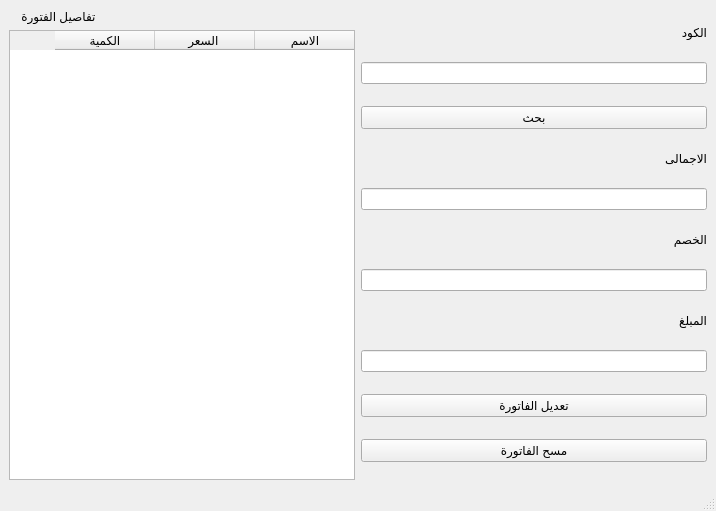
<?xml version="1.0" encoding="UTF-8"?>
<ui version="4.0">
 <class>MainWindow</class>
 <widget class="QMainWindow" name="MainWindow">
  <property name="geometry">
   <rect>
    <x>0</x>
    <y>0</y>
    <width>716</width>
    <height>511</height>
   </rect>
  </property>
  <property name="windowTitle">
   <string>MainWindow</string>
  </property>
  <widget class="QWidget" name="centralwidget">
   <layout class="QHBoxLayout" name="horizontalLayout">
    <item>
     <layout class="QVBoxLayout" name="verticalLayout">
      <item>
       <widget class="QLabel" name="label">
        <property name="text">
         <string>                                                                              تفاصيل الفتورة</string>
        </property>
       </widget>
      </item>
      <item>
       <widget class="QTableWidget" name="tableWidget">
        <property name="layoutDirection">
         <enum>Qt::RightToLeft</enum>
        </property>
        <column>
         <property name="text">
          <string>الاسم</string>
         </property>
        </column>
        <column>
         <property name="text">
          <string>السعر </string>
         </property>
        </column>
        <column>
         <property name="text">
          <string>الكمية</string>
         </property>
        </column>
       </widget>
      </item>
     </layout>
    </item>
    <item>
     <layout class="QVBoxLayout" name="verticalLayout_2">
      <item>
       <widget class="QLabel" name="label_2">
        <property name="sizePolicy">
         <sizepolicy hsizetype="Expanding" vsizetype="Fixed">
          <horstretch>0</horstretch>
          <verstretch>0</verstretch>
         </sizepolicy>
        </property>
        <property name="text">
         <string>الكود</string>
        </property>
       </widget>
      </item>
      <item>
       <widget class="QLineEdit" name="lineEdit_id"/>
      </item>
      <item>
       <widget class="QPushButton" name="pushButton_search">
        <property name="text">
         <string>بحث</string>
        </property>
       </widget>
      </item>
      <item>
       <widget class="QLabel" name="label_3">
        <property name="sizePolicy">
         <sizepolicy hsizetype="Preferred" vsizetype="Fixed">
          <horstretch>0</horstretch>
          <verstretch>0</verstretch>
         </sizepolicy>
        </property>
        <property name="text">
         <string>الاجمالى</string>
        </property>
       </widget>
      </item>
      <item>
       <widget class="QLineEdit" name="lineEdit_amount">
        <property name="readOnly">
         <bool>true</bool>
        </property>
       </widget>
      </item>
      <item>
       <widget class="QLabel" name="label_4">
        <property name="sizePolicy">
         <sizepolicy hsizetype="Preferred" vsizetype="Fixed">
          <horstretch>0</horstretch>
          <verstretch>0</verstretch>
         </sizepolicy>
        </property>
        <property name="text">
         <string>الخصم</string>
        </property>
       </widget>
      </item>
      <item>
       <widget class="QLineEdit" name="lineEdit_discount">
        <property name="readOnly">
         <bool>true</bool>
        </property>
       </widget>
      </item>
      <item>
       <widget class="QLabel" name="label_5">
        <property name="sizePolicy">
         <sizepolicy hsizetype="Preferred" vsizetype="Fixed">
          <horstretch>0</horstretch>
          <verstretch>0</verstretch>
         </sizepolicy>
        </property>
        <property name="text">
         <string>المبلغ</string>
        </property>
       </widget>
      </item>
      <item>
       <widget class="QLineEdit" name="lineEdit_return"/>
      </item>
      <item>
       <widget class="QPushButton" name="pushButton_changeBill">
        <property name="text">
         <string>تعديل الفاتورة</string>
        </property>
       </widget>
      </item>
      <item>
       <widget class="QPushButton" name="pushButton_returnAll">
        <property name="text">
         <string>مسح الفاتورة</string>
        </property>
       </widget>
      </item>
     </layout>
    </item>
   </layout>
  </widget>
  <widget class="QStatusBar" name="statusbar"/>
 </widget>
 <resources/>
 <connections/>
</ui>
